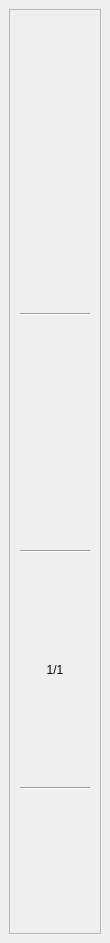
<?xml version="1.0" encoding="UTF-8"?>
<ui version="4.0">
 <class>MainWindow</class>
 <widget class="QMainWindow" name="MainWindow">
  <property name="geometry">
   <rect>
    <x>0</x>
    <y>0</y>
    <width>110</width>
    <height>943</height>
   </rect>
  </property>
  <property name="windowTitle">
   <string>MainWindow</string>
  </property>
  <widget class="QWidget" name="centralwidget">
   <layout class="QGridLayout" name="gridLayout_2">
    <item row="0" column="0">
     <widget class="QFrame" name="frame">
      <property name="frameShape">
       <enum>QFrame::StyledPanel</enum>
      </property>
      <property name="frameShadow">
       <enum>QFrame::Raised</enum>
      </property>
      <layout class="QGridLayout" name="gridLayout_3">
       <item row="0" column="0">
        <spacer name="verticalSpacer_2">
         <property name="orientation">
          <enum>Qt::Vertical</enum>
         </property>
         <property name="sizeHint" stdset="0">
          <size>
           <width>20</width>
           <height>144</height>
          </size>
         </property>
        </spacer>
       </item>
       <item row="1" column="0">
        <layout class="QGridLayout" name="gridLayout">
         <item row="7" column="0">
          <widget class="Line" name="line">
           <property name="orientation">
            <enum>Qt::Horizontal</enum>
           </property>
          </widget>
         </item>
         <item row="13" column="0">
          <widget class="Line" name="line_2">
           <property name="orientation">
            <enum>Qt::Horizontal</enum>
           </property>
          </widget>
         </item>
         <item row="0" column="0">
          <widget class="QPushButton" name="point">
           <property name="minimumSize">
            <size>
             <width>70</width>
             <height>70</height>
            </size>
           </property>
           <property name="maximumSize">
            <size>
             <width>70</width>
             <height>70</height>
            </size>
           </property>
           <property name="styleSheet">
            <string notr="true">border-radius: 35px;
padding: 5px;</string>
           </property>
           <property name="text">
            <string/>
           </property>
          </widget>
         </item>
         <item row="4" column="0">
          <widget class="QPushButton" name="undo">
           <property name="minimumSize">
            <size>
             <width>70</width>
             <height>70</height>
            </size>
           </property>
           <property name="maximumSize">
            <size>
             <width>70</width>
             <height>70</height>
            </size>
           </property>
           <property name="styleSheet">
            <string notr="true">background-color: rgba(255, 255, 255, 0);
border: none;</string>
           </property>
           <property name="text">
            <string/>
           </property>
          </widget>
         </item>
         <item row="3" column="0">
          <widget class="Line" name="line_3">
           <property name="orientation">
            <enum>Qt::Horizontal</enum>
           </property>
          </widget>
         </item>
         <item row="9" column="0">
          <widget class="QPushButton" name="back_page">
           <property name="minimumSize">
            <size>
             <width>70</width>
             <height>70</height>
            </size>
           </property>
           <property name="maximumSize">
            <size>
             <width>70</width>
             <height>70</height>
            </size>
           </property>
           <property name="styleSheet">
            <string notr="true">background-color: rgba(255, 255, 255, 0);
border: none;</string>
           </property>
           <property name="text">
            <string/>
           </property>
           <property name="icon">
            <iconset resource="res.qrc">
             <normaloff>:/back_page.png</normaloff>:/back_page.png</iconset>
           </property>
          </widget>
         </item>
         <item row="14" column="0">
          <widget class="QPushButton" name="quitButton">
           <property name="minimumSize">
            <size>
             <width>70</width>
             <height>70</height>
            </size>
           </property>
           <property name="maximumSize">
            <size>
             <width>70</width>
             <height>70</height>
            </size>
           </property>
           <property name="styleSheet">
            <string notr="true">border-radius: 35px;
padding: 5px;</string>
           </property>
           <property name="text">
            <string/>
           </property>
           <property name="icon">
            <iconset resource="res.qrc">
             <normaloff>:/quit.png</normaloff>:/quit.png</iconset>
           </property>
          </widget>
         </item>
         <item row="2" column="0">
          <widget class="QPushButton" name="eraser">
           <property name="minimumSize">
            <size>
             <width>70</width>
             <height>70</height>
            </size>
           </property>
           <property name="maximumSize">
            <size>
             <width>70</width>
             <height>70</height>
            </size>
           </property>
           <property name="styleSheet">
            <string notr="true">background-color: rgba(255, 255, 255, 0);
border: none;</string>
           </property>
           <property name="text">
            <string/>
           </property>
          </widget>
         </item>
         <item row="10" column="0">
          <widget class="QPushButton" name="page">
           <property name="minimumSize">
            <size>
             <width>70</width>
             <height>70</height>
            </size>
           </property>
           <property name="maximumSize">
            <size>
             <width>70</width>
             <height>70</height>
            </size>
           </property>
           <property name="styleSheet">
            <string notr="true">background-color: rgba(255, 255, 255, 0);
border: none;</string>
           </property>
           <property name="text">
            <string>1/1</string>
           </property>
          </widget>
         </item>
         <item row="12" column="0">
          <widget class="QPushButton" name="next_page">
           <property name="minimumSize">
            <size>
             <width>70</width>
             <height>70</height>
            </size>
           </property>
           <property name="maximumSize">
            <size>
             <width>70</width>
             <height>70</height>
            </size>
           </property>
           <property name="styleSheet">
            <string notr="true">background-color: rgba(255, 255, 255, 0);
border: none;</string>
           </property>
           <property name="text">
            <string/>
           </property>
           <property name="icon">
            <iconset resource="res.qrc">
             <normaloff>:/new_page.png</normaloff>:/new_page.png</iconset>
           </property>
          </widget>
         </item>
         <item row="6" column="0">
          <widget class="QPushButton" name="save_file">
           <property name="minimumSize">
            <size>
             <width>70</width>
             <height>70</height>
            </size>
           </property>
           <property name="maximumSize">
            <size>
             <width>70</width>
             <height>70</height>
            </size>
           </property>
           <property name="styleSheet">
            <string notr="true">background-color: rgba(255, 255, 255, 0);
border: none;</string>
           </property>
           <property name="text">
            <string/>
           </property>
          </widget>
         </item>
         <item row="1" column="0">
          <widget class="QPushButton" name="pen">
           <property name="minimumSize">
            <size>
             <width>70</width>
             <height>70</height>
            </size>
           </property>
           <property name="maximumSize">
            <size>
             <width>70</width>
             <height>70</height>
            </size>
           </property>
           <property name="styleSheet">
            <string notr="true">background-color: rgba(255, 255, 255, 0);
border: none;</string>
           </property>
           <property name="text">
            <string/>
           </property>
          </widget>
         </item>
         <item row="5" column="0">
          <widget class="QPushButton" name="open_file">
           <property name="minimumSize">
            <size>
             <width>70</width>
             <height>70</height>
            </size>
           </property>
           <property name="maximumSize">
            <size>
             <width>70</width>
             <height>70</height>
            </size>
           </property>
           <property name="styleSheet">
            <string notr="true">background-color: rgba(255, 255, 255, 0);
border: none;</string>
           </property>
           <property name="text">
            <string/>
           </property>
          </widget>
         </item>
        </layout>
       </item>
       <item row="2" column="0">
        <spacer name="verticalSpacer">
         <property name="orientation">
          <enum>Qt::Vertical</enum>
         </property>
         <property name="sizeHint" stdset="0">
          <size>
           <width>20</width>
           <height>136</height>
          </size>
         </property>
        </spacer>
       </item>
      </layout>
     </widget>
    </item>
   </layout>
  </widget>
 </widget>
 <resources>
  <include location="res.qrc"/>
 </resources>
 <connections/>
</ui>
